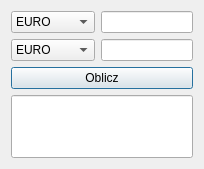
<?xml version="1.0" encoding="UTF-8"?>
<ui version="4.0">
 <class>WALUTY</class>
 <widget class="QDialog" name="WALUTY">
  <property name="geometry">
   <rect>
    <x>0</x>
    <y>0</y>
    <width>204</width>
    <height>169</height>
   </rect>
  </property>
  <property name="windowTitle">
   <string>Dialog</string>
  </property>
  <layout class="QGridLayout" name="gridLayout">
   <item row="0" column="0">
    <widget class="QComboBox" name="POSIADANA">
     <property name="sizePolicy">
      <sizepolicy hsizetype="Maximum" vsizetype="Fixed">
       <horstretch>0</horstretch>
       <verstretch>0</verstretch>
      </sizepolicy>
     </property>
     <item>
      <property name="text">
       <string>EURO</string>
      </property>
     </item>
     <item>
      <property name="text">
       <string>PLN</string>
      </property>
     </item>
     <item>
      <property name="text">
       <string>HRYWNA</string>
      </property>
     </item>
     <item>
      <property name="text">
       <string>RUBEL</string>
      </property>
     </item>
    </widget>
   </item>
   <item row="1" column="0">
    <widget class="QComboBox" name="DOCELOWA">
     <property name="sizePolicy">
      <sizepolicy hsizetype="Maximum" vsizetype="Fixed">
       <horstretch>0</horstretch>
       <verstretch>0</verstretch>
      </sizepolicy>
     </property>
     <item>
      <property name="text">
       <string>EURO</string>
      </property>
     </item>
     <item>
      <property name="text">
       <string>PLN</string>
      </property>
     </item>
     <item>
      <property name="text">
       <string>HRYWNA</string>
      </property>
     </item>
     <item>
      <property name="text">
       <string>RUBEL</string>
      </property>
     </item>
    </widget>
   </item>
   <item row="2" column="0" colspan="2">
    <widget class="QPushButton" name="OBLICZbutton">
     <property name="text">
      <string>Oblicz</string>
     </property>
    </widget>
   </item>
   <item row="0" column="1">
    <widget class="QLineEdit" name="POSIADANAline">
     <property name="sizePolicy">
      <sizepolicy hsizetype="Maximum" vsizetype="Fixed">
       <horstretch>0</horstretch>
       <verstretch>0</verstretch>
      </sizepolicy>
     </property>
    </widget>
   </item>
   <item row="1" column="1">
    <widget class="QLineEdit" name="DOCELOWAline">
     <property name="sizePolicy">
      <sizepolicy hsizetype="Maximum" vsizetype="Fixed">
       <horstretch>0</horstretch>
       <verstretch>0</verstretch>
      </sizepolicy>
     </property>
    </widget>
   </item>
   <item row="3" column="0" colspan="2">
    <widget class="QLineEdit" name="displayWALUTA">
     <property name="sizePolicy">
      <sizepolicy hsizetype="Expanding" vsizetype="Expanding">
       <horstretch>0</horstretch>
       <verstretch>0</verstretch>
      </sizepolicy>
     </property>
     <property name="font">
      <font>
       <pointsize>20</pointsize>
      </font>
     </property>
     <property name="text">
      <string/>
     </property>
     <property name="readOnly">
      <bool>true</bool>
     </property>
    </widget>
   </item>
  </layout>
 </widget>
 <resources/>
 <connections/>
</ui>
